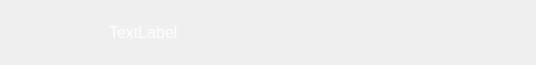
<?xml version="1.0" encoding="UTF-8"?>
<ui version="4.0">
 <class>SongWidget</class>
 <widget class="QWidget" name="SongWidget">
  <property name="geometry">
   <rect>
    <x>0</x>
    <y>0</y>
    <width>536</width>
    <height>65</height>
   </rect>
  </property>
  <property name="sizePolicy">
   <sizepolicy hsizetype="Fixed" vsizetype="Fixed">
    <horstretch>0</horstretch>
    <verstretch>0</verstretch>
   </sizepolicy>
  </property>
  <property name="minimumSize">
   <size>
    <width>536</width>
    <height>65</height>
   </size>
  </property>
  <property name="maximumSize">
   <size>
    <width>536</width>
    <height>65</height>
   </size>
  </property>
  <property name="mouseTracking">
   <bool>true</bool>
  </property>
  <property name="windowTitle">
   <string>Form</string>
  </property>
  <property name="autoFillBackground">
   <bool>true</bool>
  </property>
  <property name="styleSheet">
   <string notr="true"/>
  </property>
  <widget class="QFrame" name="frame">
   <property name="geometry">
    <rect>
     <x>40</x>
     <y>0</y>
     <width>460</width>
     <height>65</height>
    </rect>
   </property>
   <property name="minimumSize">
    <size>
     <width>460</width>
     <height>65</height>
    </size>
   </property>
   <property name="maximumSize">
    <size>
     <width>460</width>
     <height>65</height>
    </size>
   </property>
   <property name="styleSheet">
    <string notr="true">QFrame::hover{background-color: rgba(255, 255, 255, 15);}


QFrame{margin-left: 5px; ;border: 1px transparent; border-radius: 10px; }


</string>
   </property>
   <property name="frameShape">
    <enum>QFrame::StyledPanel</enum>
   </property>
   <property name="frameShadow">
    <enum>QFrame::Raised</enum>
   </property>
   <layout class="QHBoxLayout" name="horizontalLayout_2">
    <property name="leftMargin">
     <number>9</number>
    </property>
    <property name="rightMargin">
     <number>9</number>
    </property>
    <item>
     <layout class="QHBoxLayout" name="horizontalLayout">
      <item>
       <widget class="QFrame" name="frame_2">
        <property name="minimumSize">
         <size>
          <width>40</width>
          <height>40</height>
         </size>
        </property>
        <property name="maximumSize">
         <size>
          <width>40</width>
          <height>40</height>
         </size>
        </property>
        <property name="autoFillBackground">
         <bool>false</bool>
        </property>
        <property name="styleSheet">
         <string notr="true">background-color: transparent;
border: none;</string>
        </property>
        <property name="frameShape">
         <enum>QFrame::StyledPanel</enum>
        </property>
        <property name="frameShadow">
         <enum>QFrame::Raised</enum>
        </property>
        <widget class="QPushButton" name="play">
         <property name="enabled">
          <bool>true</bool>
         </property>
         <property name="geometry">
          <rect>
           <x>0</x>
           <y>0</y>
           <width>40</width>
           <height>40</height>
          </rect>
         </property>
         <property name="minimumSize">
          <size>
           <width>0</width>
           <height>0</height>
          </size>
         </property>
         <property name="maximumSize">
          <size>
           <width>40</width>
           <height>40</height>
          </size>
         </property>
         <property name="baseSize">
          <size>
           <width>0</width>
           <height>0</height>
          </size>
         </property>
         <property name="mouseTracking">
          <bool>true</bool>
         </property>
         <property name="styleSheet">
          <string notr="true"/>
         </property>
         <property name="text">
          <string/>
         </property>
         <property name="icon">
          <iconset resource="icons.qrc">
           <normaloff>:/icons/play_white.png</normaloff>:/icons/play_white.png</iconset>
         </property>
         <property name="iconSize">
          <size>
           <width>30</width>
           <height>30</height>
          </size>
         </property>
        </widget>
        <widget class="QPushButton" name="resume">
         <property name="enabled">
          <bool>true</bool>
         </property>
         <property name="geometry">
          <rect>
           <x>0</x>
           <y>0</y>
           <width>40</width>
           <height>40</height>
          </rect>
         </property>
         <property name="minimumSize">
          <size>
           <width>40</width>
           <height>40</height>
          </size>
         </property>
         <property name="maximumSize">
          <size>
           <width>40</width>
           <height>40</height>
          </size>
         </property>
         <property name="mouseTracking">
          <bool>true</bool>
         </property>
         <property name="styleSheet">
          <string notr="true"/>
         </property>
         <property name="text">
          <string/>
         </property>
         <property name="icon">
          <iconset resource="icons.qrc">
           <normaloff>:/icons/play_white.png</normaloff>:/icons/play_white.png</iconset>
         </property>
         <property name="iconSize">
          <size>
           <width>30</width>
           <height>30</height>
          </size>
         </property>
        </widget>
        <widget class="QPushButton" name="pause">
         <property name="enabled">
          <bool>true</bool>
         </property>
         <property name="geometry">
          <rect>
           <x>0</x>
           <y>0</y>
           <width>40</width>
           <height>40</height>
          </rect>
         </property>
         <property name="minimumSize">
          <size>
           <width>40</width>
           <height>40</height>
          </size>
         </property>
         <property name="maximumSize">
          <size>
           <width>40</width>
           <height>40</height>
          </size>
         </property>
         <property name="mouseTracking">
          <bool>true</bool>
         </property>
         <property name="styleSheet">
          <string notr="true"/>
         </property>
         <property name="text">
          <string/>
         </property>
         <property name="icon">
          <iconset resource="icons.qrc">
           <normaloff>:/icons/pause_white.png</normaloff>:/icons/pause_white.png</iconset>
         </property>
         <property name="iconSize">
          <size>
           <width>30</width>
           <height>30</height>
          </size>
         </property>
        </widget>
        <zorder>pause</zorder>
        <zorder>resume</zorder>
        <zorder>play</zorder>
       </widget>
      </item>
      <item>
       <widget class="QLabel" name="name">
        <property name="font">
         <font>
          <pointsize>12</pointsize>
         </font>
        </property>
        <property name="mouseTracking">
         <bool>true</bool>
        </property>
        <property name="autoFillBackground">
         <bool>false</bool>
        </property>
        <property name="styleSheet">
         <string notr="true">background-color: transparent;
border: none;
color: white;</string>
        </property>
        <property name="text">
         <string>TextLabel</string>
        </property>
       </widget>
      </item>
      <item>
       <widget class="QPushButton" name="remove">
        <property name="enabled">
         <bool>true</bool>
        </property>
        <property name="minimumSize">
         <size>
          <width>40</width>
          <height>40</height>
         </size>
        </property>
        <property name="maximumSize">
         <size>
          <width>40</width>
          <height>40</height>
         </size>
        </property>
        <property name="mouseTracking">
         <bool>true</bool>
        </property>
        <property name="autoFillBackground">
         <bool>false</bool>
        </property>
        <property name="styleSheet">
         <string notr="true">QPushButton{
background-color: transparent;
border: none;
	
}

QPushButton::hover{
	icon: none;
	image: url(:/icons/remove_red.png);
}</string>
        </property>
        <property name="text">
         <string/>
        </property>
        <property name="icon">
         <iconset resource="icons.qrc">
          <normaloff>:/icons/renove_white.png</normaloff>:/icons/renove_white.png</iconset>
        </property>
        <property name="iconSize">
         <size>
          <width>30</width>
          <height>30</height>
         </size>
        </property>
       </widget>
      </item>
     </layout>
    </item>
   </layout>
  </widget>
 </widget>
 <resources>
  <include location="icons.qrc"/>
 </resources>
 <connections/>
</ui>
